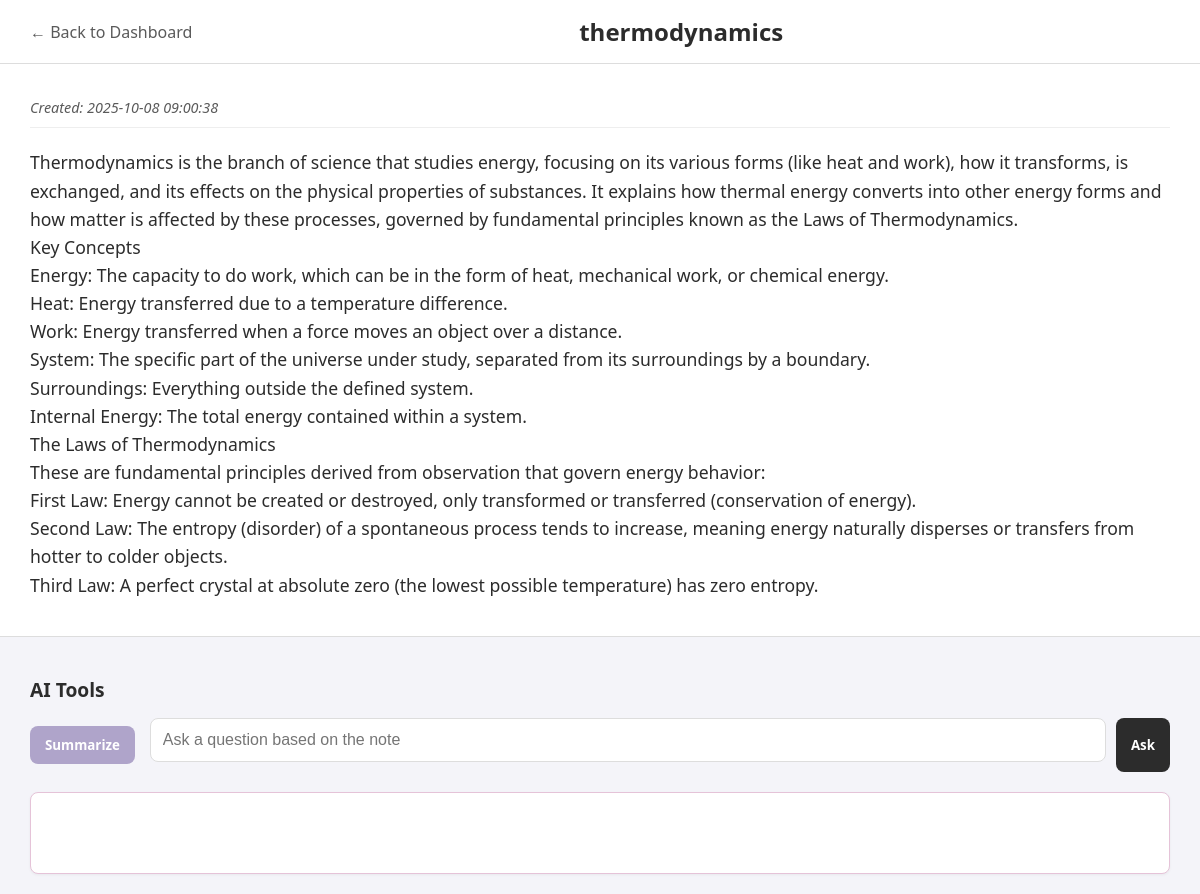
Screenshot of /view_note/1 (signed in) with the database file from the repository.
### tables this page shows
CREATE TABLE MyNotes(
    id INTEGER PRIMARY KEY AUTOINCREMENT,
    student_id INTEGER NOT NULL,
    title TEXT NOT NULL,
    content TEXT NOT NULL,
    qr_code TEXT,  -- add this column
    created_at TIMESTAMP DEFAULT CURRENT_TIMESTAMP,
    FOREIGN KEY (student_id) REFERENCES Users(id)
  );

### app.py (the view)
@app.route('/view_note/<int:note_id>')
def view_note(note_id):
    conn = sqlite3.connect("notesapp.db")
    c = conn.cursor()
    c.execute("SELECT title, content, created_at FROM MyNotes WHERE id=?", (note_id,))
    note = c.fetchone()
    conn.close()
    if not note:
        return "Note not found"
    return render_template("view_note.html", note=note, note_id=note_id)

### templates/view_note.html (shortened to what this page needs)
<!DOCTYPE html>
<html>
<head>
    <link rel="stylesheet" href="{{ url_for('static',filename='css/style.css') }}"> </head>
<body>
    <div class="note-viewer-container"> <header class="editor-header view-header">
            <a href="#" class="back-link">
                ← Back to Dashboard
            </a>
            <h2 class="note-title-view">{{ note[0] if note[0] else "Untitled Note" }}</h2>
            <div class="view-actions"></div> </header>
        <div class="note-content-area"> <p class="note-metadata"><em>Created: {{ note[2] if note[2] else "N/A" }}</em></p>
            <div class="note-body">
                <p>{{ note[1] }}</p>
            </div>
        </div>
        <div class="ai-tools-section">
            <h3>AI Tools</h3>
            <div class="ai-query-area">
                <button id="summarizeBtn" class="ai-tool-button summarize-button">Summarize</button>
                <div class="ask-question-group">
                    <input type="text" id="questionInput" class="question-input" placeholder="Ask a question based on the note">
                    <button id="askBtn" class="ai-tool-button ask-button">Ask</button>
                </div>
            </div>
            <div id="ai_output" class="ai-output-box"></div>
        </div>
    </div>
</body>
</html>

### static/css/style.css (style rules this page uses)
:root { --color-primary-accent: #BBA0BA; --color-secondary-accent: #AFA4CA; --color-light-accent: #E5C3D8; --color-text-dark: #2C2C2C; --color-text-light: #5A5A5A; --color-background: #F4F4F9; --color-card-background: #FFFFFF; --note-color-1: #E5C3D8; --note-color-2: #DBBCD4; --note-color-3: #BBA0BA; --note-color-4: #AFA4CA; --note-color-5: #CBDCDE; }
body { font-family: 'Segoe UI', Tahoma, Geneva, Verdana, sans-serif; background-color: var(--color-background); color: var(--color-text-dark); margin: 0; padding: 0; box-sizing: border-box; }
a { text-decoration: none; color: inherit; }
button { cursor: pointer; border: none; font-family: inherit; transition: background-color 0.2s, transform 0.1s; }
input[type="text"], input[type="password"], select { padding: 12px; margin-bottom: 10px; border: 1px solid #ddd; border-radius: 8px; font-size: 1em; transition: border-color 0.3s; background-color: var(--color-card-background); }
.editor-header { display: flex; justify-content: space-between; align-items: center; padding: 15px 30px; background-color: var(--color-card-background); border-bottom: 1px solid #ddd; flex-shrink: 0; }
.back-link { color: var(--color-text-light); font-size: 1em; }
.editor-header h2 { font-size: 1.5em; font-weight: 600; color: var(--color-text-dark); margin: 0; }
.note-viewer-container { display: flex; flex-direction: column; min-height: 100vh; padding: 0; }
.note-title-view { font-size: 1.5em; font-weight: 600; margin: 0; }
.note-content-area { padding: 20px 30px; background-color: var(--color-card-background); overflow-y: auto; flex-grow: 1; }
.note-metadata { font-size: 0.9em; color: var(--color-text-light); margin-bottom: 20px; border-bottom: 1px solid #eee; padding-bottom: 10px; }
.note-body p { font-size: 1.1em; line-height: 1.6; color: var(--color-text-dark); white-space: pre-wrap; }
.ai-tools-section { flex-shrink: 0; padding: 20px 30px; background-color: var(--color-background); border-top: 1px solid #ddd; }
.ai-tools-section h3 { font-size: 1.2em; color: var(--color-text-dark); margin-bottom: 15px; }
.ai-query-area { display: flex; gap: 15px; align-items: center; margin-bottom: 20px; flex-wrap: wrap; }
.ai-tool-button { padding: 10px 15px; border-radius: 8px; font-weight: 600; white-space: nowrap; transition: background-color 0.2s; }
.summarize-button { background-color: var(--color-secondary-accent); color: var(--color-card-background); }
.ask-question-group { display: flex; flex-grow: 1; gap: 10px; min-width: 50%; }
.question-input { flex-grow: 1; padding: 10px 15px; border: 1px solid #ddd; border-radius: 8px; font-size: 1em; }
.ask-button { background-color: var(--color-text-dark); color: var(--color-card-background); }
.ai-output-box { margin-top: 20px; padding: 15px; border: 1px solid var(--color-light-accent); border-radius: 8px; background-color: var(--color-card-background); min-height: 50px; box-shadow: 0 1px 3px rgba(0, 0, 0, 0.05); }

### rows the page displays
MyNotes: title "thermodynamics", created_at "2025-10-08 09:00:38", content "Thermodynamics is the branch of science that studies energy, focusing on its various forms (like heat and work), how it transforms, is exchanged, and its effects on the physical properties of substances. It explains how thermal energy converts into other energy forms and how matter is affected by these processes, governed by fundamental principles known as the Laws of Thermodynamics. Key Concepts Energy: The capacity to do work, which can be in the form of heat, mechanical work, or chemical energy. Heat: Energy transferred due to a temperature difference. Work: Energy transferred when a force moves an object over a distance. System: The specific part of the universe under study, separated…"
